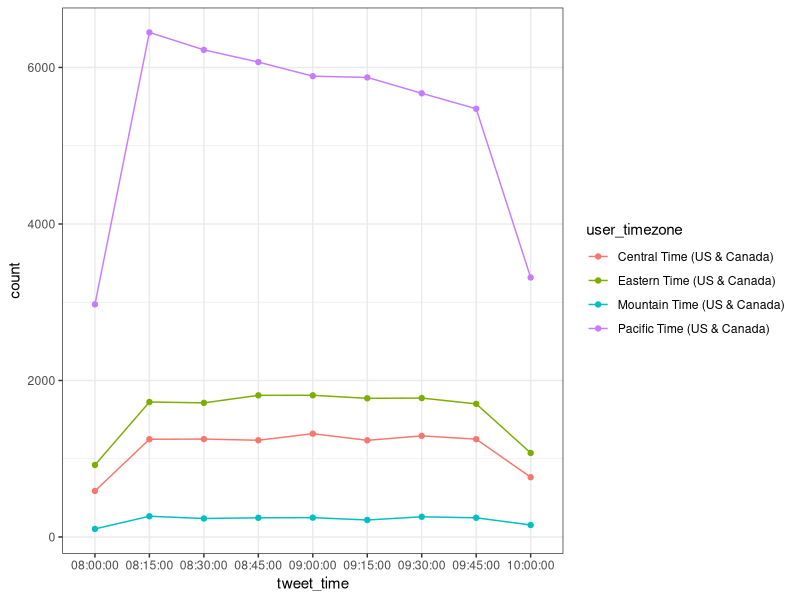

R code for this plot:
setwd("~/Dropbox/Graduate School/Q4 - Autumn 2016/MSE231/Assignment1/MSE231-Assignment1")

library(dplyr)
library(ggplot2)
theme_set(theme_bw())

# Load & rename data
tweet_data <- read.csv("jm9_27tweets.csv", header=FALSE)
names(tweet_data) <- c("tweet_date","tweet_time","user_timezone")

# Count tweets by 15-minute interval
tweet_data_group_by <- group_by(tweet_data, tweet_time, user_timezone)
tweet_summary <- summarise(tweet_data_group_by, count = n())

# Plot tweets over time
ggplot(data=tweet_summary, aes(x=tweet_time, y=count, group=user_timezone, colour=user_timezone)) +
  geom_line() +
  geom_point()
